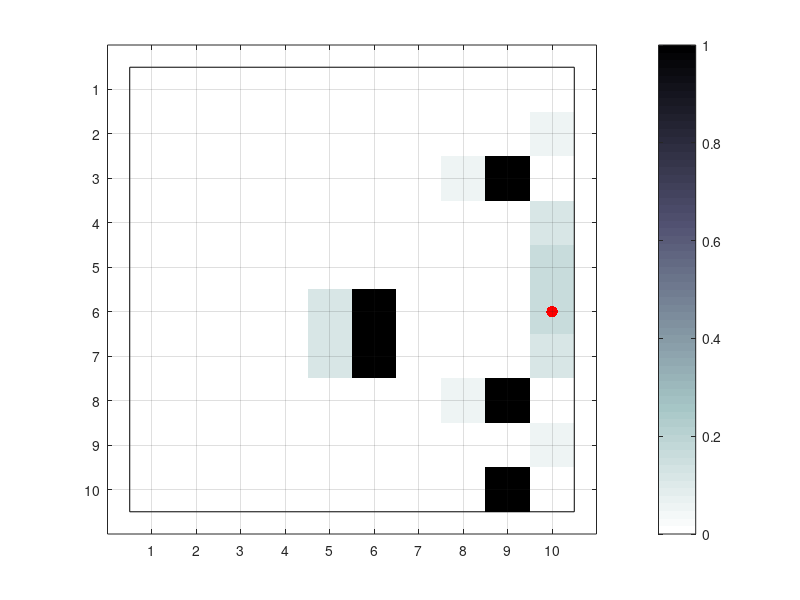

MATLAB code for this plot:
clear all;
clc;

%% Offline Computation
%grid alteral size
tic
gridLateral = 10;

%random occupancy
% stateSpace = rand(gridLateral)<0.05;
stateSpace = zeros(gridLateral);
stateSpace([3,8,10],9) = 1;
stateSpace(6:7,6) = 1;

%obstacles
idObst = find(stateSpace);

%Free spots
freeStates = find(~stateSpace);
nFreeStates = numel(freeStates);

%initial assumptions 4 direction moving and sensing
nSensDir = 4;
nMovDir = 5;

% Pre-alocations of sparse matrix
A = spalloc (nFreeStates,nFreeStates,nFreeStates*nMovDir);
sensMatrix = false(nFreeStates,nSensDir);

%Compute reduced form of B
for iState = 1:numel(freeStates)
    
    %pre process each position
    pos = freeStates(iState);
    
    %adjacent positions in linear indexing
    Adj = [pos + gridLateral; pos-1; pos - gridLateral; pos+1];
    
    % sonar's response
    sensArray = ~([ Adj(1) <= gridLateral^2;
                    rem(Adj(2),gridLateral) ~= 0;
                    Adj(3) > 0; 
                    rem(Adj(4),gridLateral) ~= 1] & ... %borders
                    ~ismember(Adj,idObst)); %obstacles
    
    sensMatrix(iState,:) = sensArray';

   
    
    
     %%%%%%%%%%%%%%%%%%%%%%%%%%%%%%%%%%%%%%%
     % Create Matrix A reducao 23 para 6 segs
     % Dá para optimizar mais but...
     augAdj = [Adj; pos];
     elegAdj = [~sensArray; true];
     probAdj = elegAdj/sum(elegAdj);
     
     [~,idx] = ismember(augAdj(elegAdj),freeStates);
     
     A(iState , idx)= probAdj(elegAdj)';
  
    
end

%%%%%%%%%%%%%%%%%%%%%%%%%%%%%%%%%%%%%%%
% Create Matrix B    Melhoria de 2 Segundos
B = sparse(1:nFreeStates,bi2de(sensMatrix)+1,1, ...
    nFreeStates,2^nSensDir);

clear sensMatrix
toc
%% Initial state probability and correspodent image generation
Pi = ones(size(freeStates))/numel(freeStates);

imPi = NaN(gridLateral);
imPi(freeStates) = Pi;

%Animation
filename = 'animation_neigh5.gif';
animation = false;

% Online 

% Robot initialization
pos0 = datasample(freeStates,1);
pos0 = 97;
pos = pos0;

% Quick visualization
hFigure = figure(1);
[iy,ix]=ind2sub([gridLateral,gridLateral],[idObst;pos]); 

hImage = image(imPi);
hold on

hPlot = plot(ix(1:end-1),iy(1:end-1),'sk', ...
             ix(end),iy(end),'.r');
axis([0,gridLateral+1, 0, gridLateral+1])
set(hPlot,'MarkerSize',25*10/gridLateral)
rectangle('Position',[0.5, 0.5, gridLateral, gridLateral])
hAxis = gca; 
hold off

set(hAxis,'CLim',[0 1])
set(hImage,'CDataMapping','scaled')
colormap(flipud(colormap(bone)))


% Stop if mouse button is pressed
set(hFigure,'ButtonDownFcn','out = true;');
set(gca,'ButtonDownFcn','out = true;');

axis equal
colorbar

grid on
set(gca,'XTick',1:10,'YTick',1:10)

%% Initial Filtering
% adjacent positions in linear indexing
Adj = [pos + gridLateral; pos-1; pos - gridLateral; pos+1];

% sonar's response
sensInt = ~([ Adj(1) <= gridLateral^2;rem(Adj(2),gridLateral) ~= 0;
                Adj(3) > 0;rem(Adj(4),gridLateral) ~= 1] & ... %borders
                ~ismember(Adj,idObst)); %obstacles
y_1 = bi2de(sensInt') + 1;

collB=B(:,y_1); % select collum of B that corresponds to sonar meas.
[rows, cols, vals]=find(collB);
D= sparse(rows,rows,vals,numel(collB),numel(collB)); % constr. D as diag(collB)
% sparseD=diag(collB,0);


alpha=D*Pi;
alpha_old = alpha./sum(alpha);
imPi(freeStates) = alpha_old; 

set(hImage,'CData',imPi);



out = false;

n = 0;
movList = [96;86;87;77;67;68;58;59];

%% Cycle
% while ~out
    
    %%%%%%%%%%%%%%%%%%%%
    % Where can you go?
    %%%%%%%%%%%%%%%%%%%%
        
    % elegible positions to move aka opposite of sonar's response
    augAdj = [Adj; pos];
    elegAdj = [~sensInt;true];
    psbMov = augAdj(elegAdj);
    
     

    
    % Movement decision
    pos = datasample(psbMov,1);
    
    %scripted movement
    n = n + 1;
    if n <= numel(movList)
        pos = movList(n);
    end
    
    
    % draw updated position
    [iy,ix]=ind2sub([gridLateral,gridLateral],pos);
    set(hPlot(2),'XData',ix(end),'YData',iy(end));
    
    %%%%%%%%%%%%%%%%%%%%
    % What can I see?
    %%%%%%%%%%%%%%%%%%%%
    
    % adjacent positions in linear indexing
    Adj = [pos + gridLateral; pos-1; pos - gridLateral; pos+1];
    
    %Get the sensor output intensity
    y_j = find(B(pos==freeStates,:));
    sensInt=de2bi(y_j - 1,4)'; 
    

    % building D
    D = sparse(1:nFreeStates,1:nFreeStates,B(:,y_j), ...
                nFreeStates,nFreeStates);
    
    alpha= D * A' * alpha_old;
        
    alpha_old=alpha/sum(alpha);
    
    %Update images
    imPi(freeStates) = alpha_old;%.^(1/2);
    set(hImage,'CData',imPi);
    
   
    pause(0.1)
    
    %Animation part
    if animation
        drawnow
        frame = getframe(1);
        im = frame2im(frame);
        [imind,cm] = rgb2ind(im,256);

        imwrite(imind,cm,filename,'gif','WriteMode','append');
    end
% end
% 
% close(hFigure)
